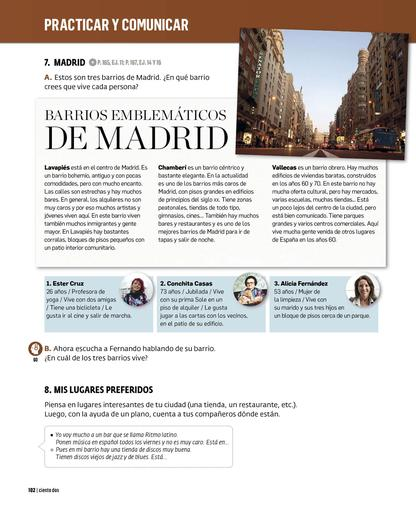
#> input picture data/ai1p103_512.jpeg, 416 x 511 px, found by its file name
$ jupyter execute --allow-errors layout.ipynb
#> lines starting #> are read from the running program, lines starting #| are printed output that depends on the picture
[cell 1]
from functions_pdf import *
#> (the rest of this cell did not finish here and is left out)

[cell 2]
img_path = "data/ai1p103_512.jpeg"

# 85 tokens cheap opeai is 512x512

[cell 3]
from PIL import Image

# Open an image file
def get_image_size(img_path):
    with Image.open(img_path) as img:
        return img.size

[cell 4]
def resize_image(img_path, max_size=512):
    with Image.open(img_path) as img:
        # Calculate the new size preserving the aspect ratio
        ratio = min(max_size / img.width, max_size / img.height)
        new_size = (int(img.width * ratio), int(img.height * ratio))
        resized_img = img.resize(new_size, Image.Resampling.LANCZOS)

        # Save the resized image with the suffix '_512'
        base, ext = os.path.splitext(img_path)
        new_img_path = f"{base}_512{ext}"
        resized_img.save(new_img_path)
        print(f"Resized image saved at: {new_img_path}")
        return

[cell 5]
# width, height = get_image_size(img_path)
# print(f"Image size: {width}x{height}")
# resize_image(img_path)

#> (a cell that did not finish here is left out)

#> (a cell that did not finish here is left out)

[cell 8]
import json

json_claude= """
{
"elements": [
{
"type": "image",
"coordinates": [267, 71, 416, 142],
"description": "Urban street scene showing buildings and architecture in Madrid"
},
{
"type": "grid_layout",
"coordinates": [30, 215, 386, 380],
"description": "Profile grid showing three people (Elena Cruz, Conchita Casa, and Alicia Fernandez) with their photos and descriptions of their Madrid neighborhoods"
},
{
"type": "bullet_list",
"coordinates": [30, 420, 386, 470],
"description": "Bulleted list section titled 'MIS LUGARES PREFERIDOS' (My Favorite Places) with preferences about locations in Madrid"
}
]
}
"""

json_gemini= """
{
  "elements": [
    {
      "type": "image",
      "coordinates": [
        161,
        60,
        406,
        138
      ],
      "description": "Image of a street in Madrid"
    },
    {
      "type": "image",
      "coordinates": [
        163,
        471,
        210,
        508
      ],
      "description": "Image of Ester Cruz"
    },
    {
      "type": "image",
      "coordinates": [
        286,
        472,
        333,
        509
      ],
      "description": "Image of Conchita Casas"
    },
    {
      "type": "image",
      "coordinates": [
        360,
        472,
        407,
        509
      ],
      "description": "Image of Alicia Fernández"
    }
  ]
}
"""


json_dsr1= """
{
  "elements": [
    {
      "type": "text",
      "coordinates": [20, 30, 390, 120],
      "description": "Header section: 'PRACTICAR Y COMUNICAR' and introductory text about Madrid neighborhoods."
    },
    {
      "type": "image",
      "coordinates": [50, 140, 360, 260],
      "description": "Possible image referenced in the text, described as showing an individual or emblematic Madrid neighborhood."
    },
    {
      "type": "text",
      "coordinates": [20, 280, 390, 450],
      "description": "Activity section with numbered questions (1-5) about neighborhoods, tasks, and personal preferences."
    },
    {
      "type": "text",
      "coordinates": [20, 460, 390, 500],
      "description": "Footer text discussing personal reflections or additional instructions."
    }
  ]
}
"""

json_grok2= """
{
  "elements": [
    {
      "type": "image",
      "coordinates": [50, 50, 350, 200],
      "description": "Title image with text 'BARRIOS EMBLEMATICOS DE MADRID'"
    },
    {
      "type": "image",
      "coordinates": [50, 250, 150, 350],
      "description": "Portrait photo of a person named 'Ernesto Cruz'"
    },
    {
      "type": "image",
      "coordinates": [200, 250, 300, 350],
      "description": "Portrait photo of a person named 'Conchita Casas'"
    },
    {
      "type": "image",
      "coordinates": [350, 250, 450, 350],
      "description": "Portrait photo of a person named 'Alicia Fernandina'"
    },
    {
      "type": "image",
      "coordinates": [50, 400, 350, 500],
      "description": "Image of a street scene with text '8. MIS LUGARES PREFERIDOS'"
    }
  ]
}
"""

json_mistral= """
{
  "elements": [
    {
      "type": "image",
      "coordinates": [180, 10, 416, 180],
      "description": "A photograph of a street in Madrid with buildings on both sides."
    },
    {
      "type": "table",
      "coordinates": [10, 200, 406, 370],
      "description": "A table listing three emblematic bars in Madrid with names, addresses, and brief descriptions."
    },
    {
      "type": "image",
      "coordinates": [10, 380, 130, 490],
      "description": "A portrait of Estrella Gómez."
    },
    {
      "type": "image",
      "coordinates": [140, 380, 260, 490],
      "description": "A portrait of Conchita Casas."
    },
    {
      "type": "image",
      "coordinates": [270, 380, 390, 490],
      "description": "A portrait of Alicia Fernández."
    }
  ]
}

"""

json_gem15pro= """
{
  "elements": [
    {
      "type": "image",
      "coordinates": [58, 57, 553, 226],
      "description": "Photo of a street in Madrid"
    },
    {
      "type": "image",
      "coordinates": [106, 525, 162, 578],
      "description": "Headshot of a woman with dark hair and a colorful scarf"
    },
    {
      "type": "image",
      "coordinates": [368, 525, 425, 578],
      "description": "Headshot of a woman with glasses and dark hair"
    },
    {
      "type": "image",
      "coordinates": [630, 525, 686, 578],
      "description": "Headshot of a smiling woman with light hair"
    }
  ]
}
"""

json_data = json.loads(json_gem15pro)
print(json_data)

[cell 9]
from PIL import Image

import matplotlib.pyplot as plt
import matplotlib.patches as patches

# Load the image
img = Image.open(img_path)
#> img is the input picture: PIL image 416x511 RGB; mean R, G, B 215.6, 211.5, 208.8
fig, ax = plt.subplots(1)
ax.imshow(img)

# Plot the bounding boxes
for element in json_data['elements']:
    coords = element['coordinates']
    width = coords[2] - coords[0]
    height = coords[3] - coords[1]
    rect = patches.Rectangle((coords[0], coords[1]), width, height, linewidth=2, edgecolor='r', facecolor='none')
    ax.add_patch(rect)

plt.show()
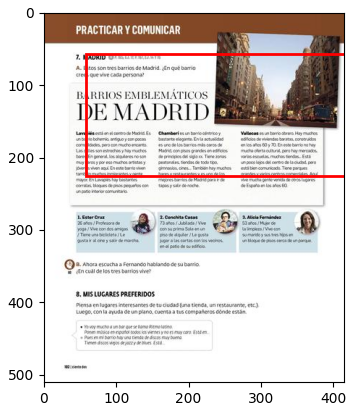
#> figure drawn by matplotlib, 1 panel


$ run again, with data/bigtable.png saved as data/ai1p103_512.jpeg
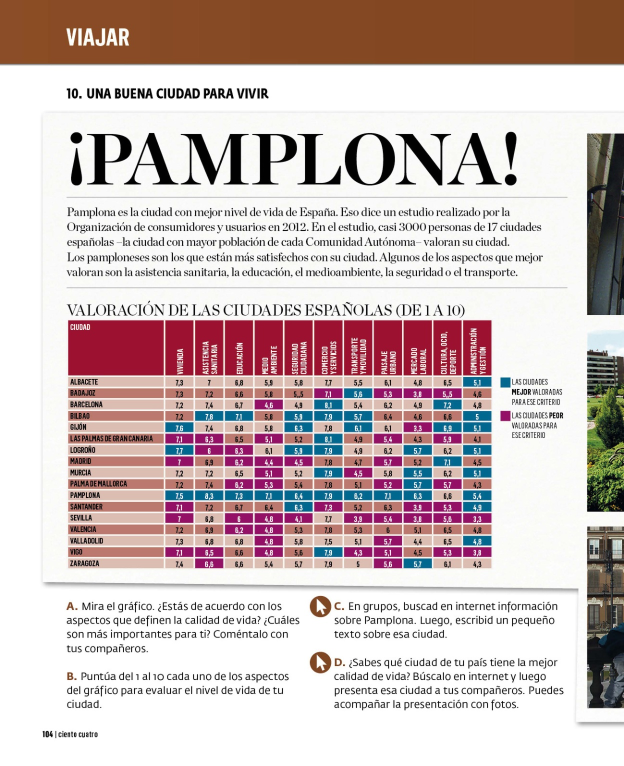
#> input picture data/bigtable.png, 1248 x 1531 px, found by its file name (shown at 1/2 size)
#> img is the input picture: PIL image 1248x1531 RGB; mean R, G, B 205.1, 189.4, 188.6
#> `plt.show()`:
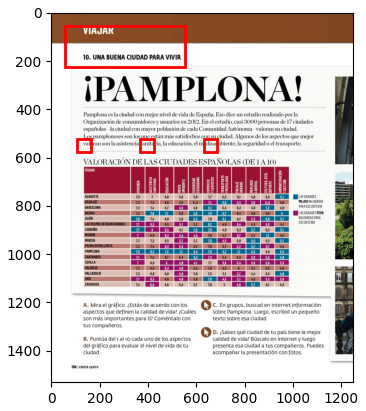
#> figure drawn by matplotlib, 1 panel
